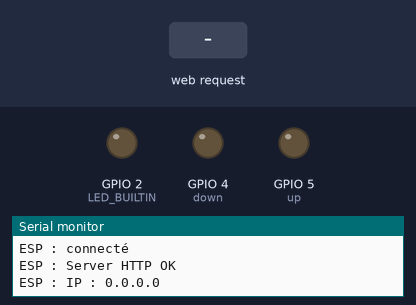
Bench run of a sketch on a simulated ESP8266 (Wemos D1 mini). Parts: output pins drawn as LEDs (lit = HIGH, except the on-board LED, lit = LOW), the last lines printed to the serial monitor. Dashed ring = blinking. The test bench sets the inputs (shaded band).

Above: at 1.2 s.
1.3 s: HTTP request GET /FERMER received
At 1.42 s:
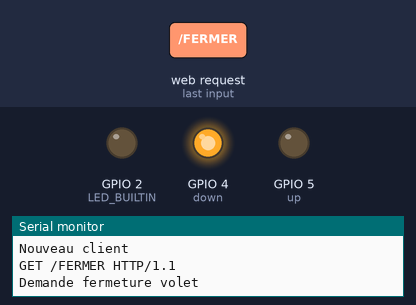
At 1.9 s:
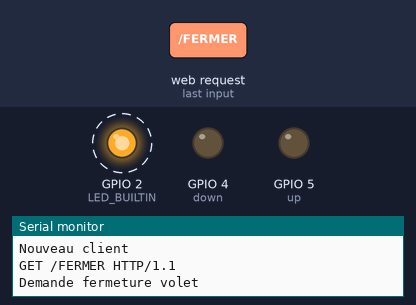
4.3 s: HTTP request GET /OUVRIR received
At 4.42 s:
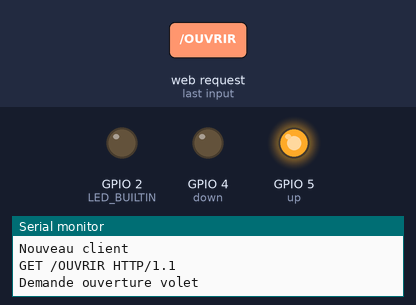
Timing chart, 0 to 7.6 s (numbered marks = the images above; inputs shaded):
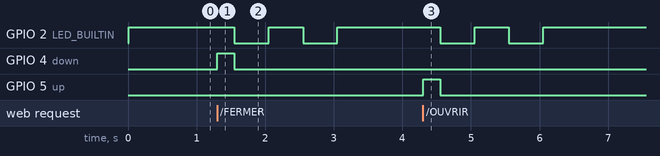

The sketch:

GestionVolets.ino
```cpp
#include <ESP8266WiFi.h>
#include <DNSServer.h>
#include <ESP8266WebServer.h>

int tempo = 250;
int up = 5;    // Wemos D1
int down = 4;  // Wemos D2


// Creation d un serveur qui ecoute sur le port 80
WiFiServer server(80);

void setup() {
  Serial.begin(115200);
  delay(10);

  // Il faut connecter le wemos au wifi

  //if you get here you have connected to the WiFi
  Serial.println("ESP : connecté");

  // Declaration port "down" en sortie
  pinMode(down, OUTPUT);
  digitalWrite(down, LOW);

  // Declaration port "up" en sortie
  pinMode(up, OUTPUT);
  digitalWrite(up, LOW);

  pinMode(LED_BUILTIN, OUTPUT);
  digitalWrite(LED_BUILTIN, HIGH);

  // demarrage du serveur
  server.begin();
  Serial.println("ESP : Server HTTP OK");

  // Adresse IP locale attribuee
  Serial.print("ESP : IP : ");
  Serial.println(WiFi.localIP());
}


void loop() {
  // On attend la connexion d'un client
  WiFiClient client = server.available();
  if (!client) {
    return;
  }

  client.print(pageHTML());

  // On attend les donnees envoyees par un client
  Serial.println("Nouveau client");
  while (!client.available()) {
    delay(1);
  }

  // Lecture premiere ligne de la requete
  String req = client.readStringUntil('\r');
  Serial.println(req);
  client.flush();

  //----- FERMER -----
  if (req.indexOf("/FERMER") != -1)
  {
    Serial.println("Demande fermeture volet");

    // Positionnement port "down"
    digitalWrite(down, 1);                   // Début appui pour fermeture volet
    delay(tempo);
    digitalWrite(down, 0);                    // Fin appui pour fermeture volet


    client.print(reponseHTML());
    // give the web browser time to receive the data
    delay(1);

    blink();

    Serial.println("client déconnecté");
  }

  //----- OUVRIR -----
  else if (req.indexOf("/OUVRIR") != -1)
  {
    Serial.println("Demande ouverture volet");

    // Positionnement port "up"
    digitalWrite(up, 1);                   // Début appui pour ouverture volet
    delay(tempo);
    digitalWrite(up, 0);                    // Fin appui pour ouverture volet


    client.print(reponseHTML());
    // give the web browser time to receive the data
    delay(1);

    blink();

    Serial.println("client déconnecté");
  }

}

String reponseHTML()
{
  String valeur="<br>ok";

  return valeur;
}

String pageHTML()
{
  String html="HTTP/1.1 200 OK\r\nContent-Type: text/html\r\n\r\n<!DOCTYPE HTML>\r\n<html>\r\n";
  html+="<br><input type=\"button\" name=\"b1\" value=\"Ouvrir\" onclick=\"location.href='/OUVRIR'\">";
  html+="<br>";
  html+="<br><input type=\"button\" name=\"b1\" value=\"Fermer\" onclick=\"location.href='/FERMER'\">";
  html+="</html>\n";
  html+="<br><br>";

  return html;
}

void blink()
{
    digitalWrite(LED_BUILTIN, LOW);
    delay(500);
    digitalWrite(LED_BUILTIN, HIGH);
    delay(500);
    digitalWrite(LED_BUILTIN, LOW);
    delay(500);
    digitalWrite(LED_BUILTIN, HIGH);
}
```

Measured:
- after the input at 1.3 s, GPIO 2 (LED_BUILTIN): alternates HIGH for 0.50 s and LOW for 0.50 s, 4 changes in all, then stays HIGH, starting after 0.25 s; GPIO 4 (down): LOW → HIGH at once, → LOW 0.25 s later
- after the input at 4.3 s, GPIO 2 (LED_BUILTIN): alternates HIGH for 0.50 s and LOW for 0.50 s, 4 changes in all, then stays HIGH, starting after 0.25 s; GPIO 5 (up): LOW → HIGH at once, → LOW 0.25 s later
